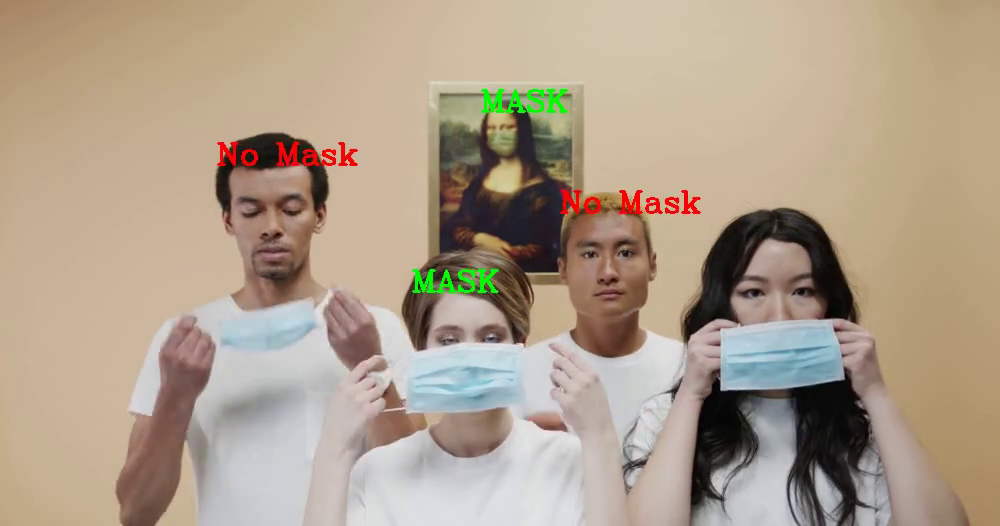
#> input picture frame 34 of example.mp4, 1000 x 526 px, given in place of AA.mp4, which was not available
$ jupyter execute --allow-errors mask_detection.ipynb   (text cells are left out)
#> lines starting #> are read from the running program, lines starting #| are printed output that depends on the picture; pictures that were not available may be replaced by others from this repository, and a replacement may not be noted
#> further down, img is the input picture: shape (526, 1000, 3); mean B, G, R 139.3, 158.5, 174.8
#> `img=cv2.flip(img,1)`:
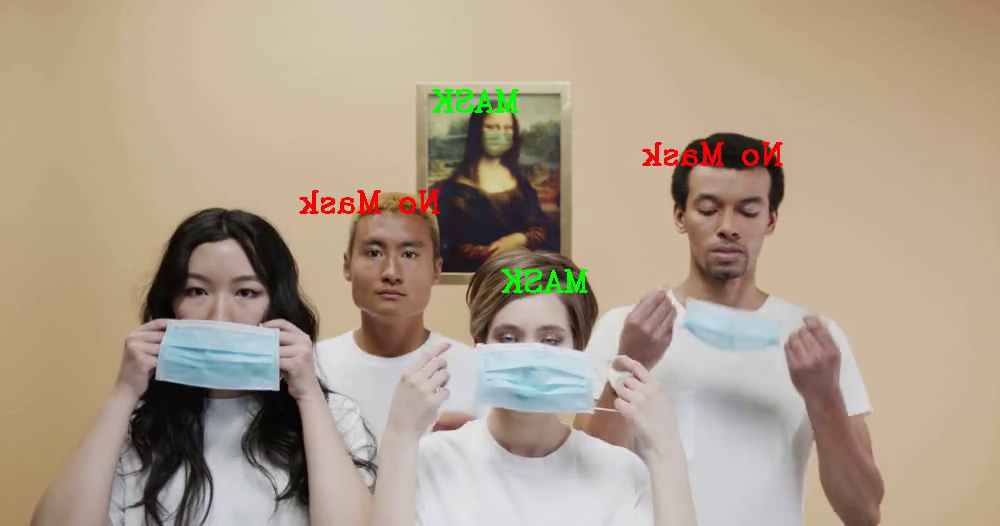
#> img: shape (526, 1000, 3); mean B, G, R 139.3, 158.5, 174.8
#> `gray=cv2.cvtColor(img,cv2.COLOR_BGR2GRAY)`:
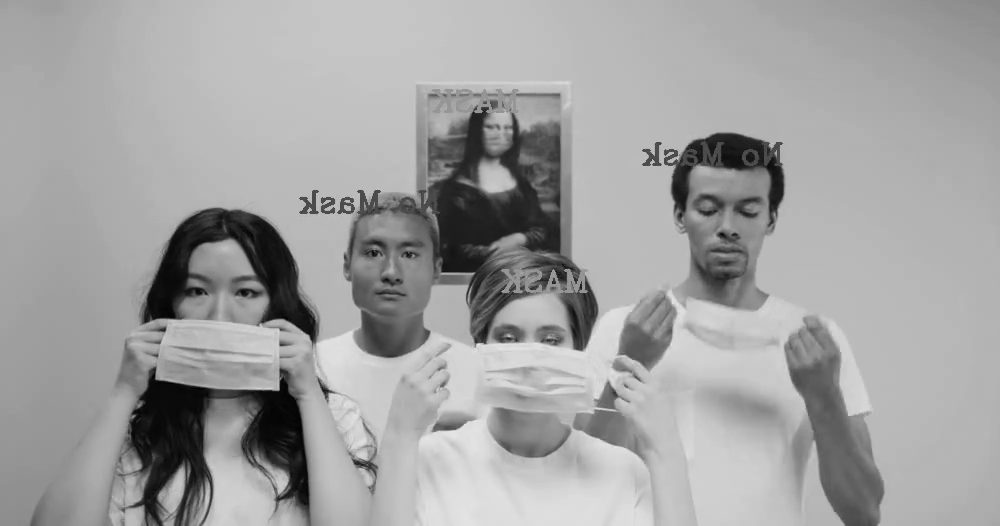
#> gray: shape (526, 1000); min 0, max 235, mean 161.1
#> `faces = face_cascade.detectMultiScale(gray,scaleFactor=1.2,minNeighbor..`: faces = [[478, 112, 41, 41], [670, 162, 117, 117], [337, 209, 107, 107], [471, 292, 121, 121]]
[cell 1]
import cv2
import matplotlib.pyplot as plt
import numpy as np
import imutils
import pickle
from sklearn.svm import SVC
from sklearn.metrics import accuracy_score
from sklearn.model_selection import train_test_split
from sklearn.linear_model import LogisticRegression
from sklearn.ensemble import RandomForestClassifier
from sklearn.metrics import classification_report,confusion_matrix
from joblib import dump,load

[cell 2]
face_cascade=cv2.CascadeClassifier(cv2.data.haarcascades + 'haarcascade_frontalface_default.xml')
eye_cascade=cv2.CascadeClassifier(cv2.data.haarcascades+'haarcascade_eye.xml')

#> (a cell that did not finish here is left out)

#> (a cell that did not finish here is left out)

[cell 5]
op=SVC()
#> (the rest of this cell did not finish here and is left out)

#> (a cell that did not finish here is left out)

[cell 7]
model=op
dump(op,'modell.joblib')
model_joblib=load('modell.joblib')

[cell 8]
with open('model_pickle','wb') as f:
    pickle.dump(op,f)
with open('model_pickle','rb') as f:
    model=pickle.load(f)

[cell 9]
lol=1
font=cv2.FONT_HERSHEY_COMPLEX
d={1:'MASK',0:'No Mask'}
output='example.avi'
fps=30
codec='MJPG'
fourcc=cv2.VideoWriter_fourcc(*codec)
writer=None
(h,w)=None,None
zeros=None

[cell 10]
#path=r"C:\Users\pytho\Videos\fucking_awesome.mp4"
path="C:/Users/pytho/Videos/AA.mp4"
#path=0
vs = cv2.VideoCapture(path)

#> (the rest of this cell did not finish here and is left out)

$ run again, starting later in the video
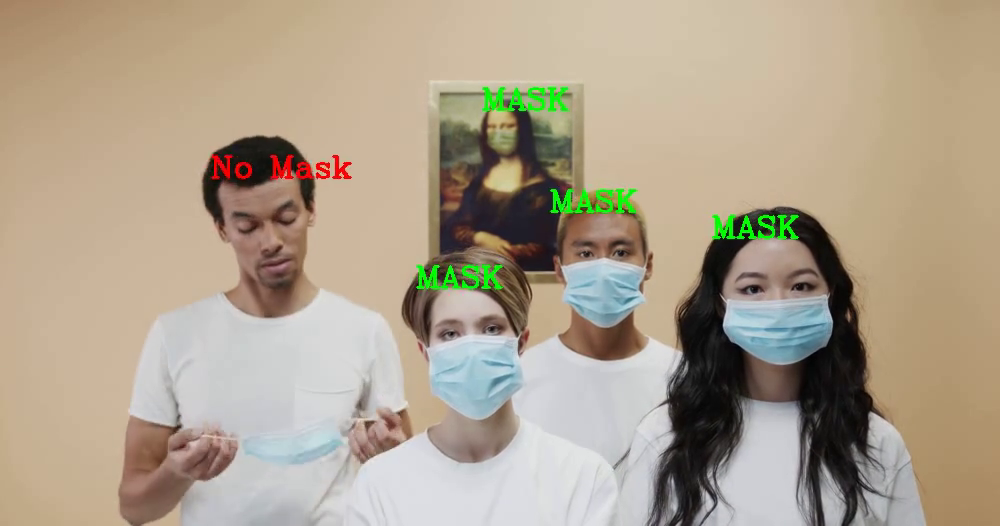
#> input picture frame 154 of example.mp4, 1000 x 526 px, given in place of AA.mp4, which was not available
#> img is the input picture: shape (526, 1000, 3); mean B, G, R 141.1, 160.9, 174
#> `gray=cv2.cvtColor(img,cv2.COLOR_BGR2GRAY)`:
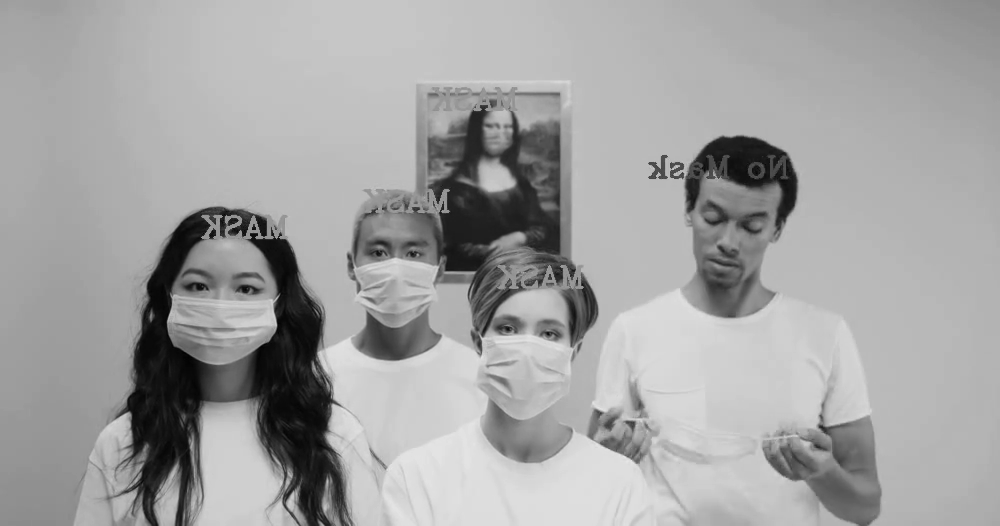
#> gray: shape (526, 1000); min 0, max 230, mean 162.5
#> faces = [[478, 111, 39, 39], [679, 182, 107, 107], [469, 285, 120, 120], [342, 212, 108, 108], [156, 236, 132, 132]]

$ run again, starting later in the video
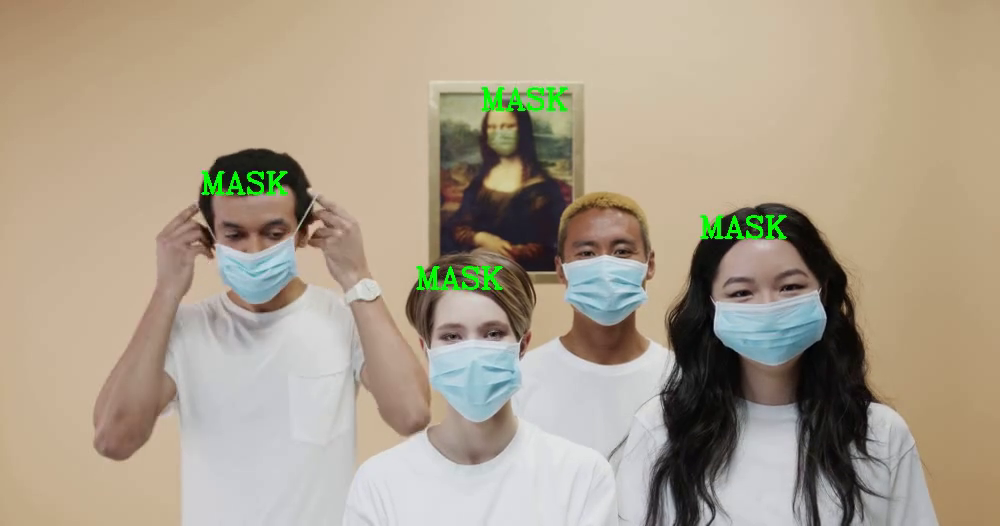
#> input picture frame 274 of example.mp4, 1000 x 526 px, given in place of AA.mp4, which was not available
#> img is the input picture: shape (526, 1000, 3); mean B, G, R 140.2, 159.7, 172.1
#> `gray=cv2.cvtColor(img,cv2.COLOR_BGR2GRAY)`:
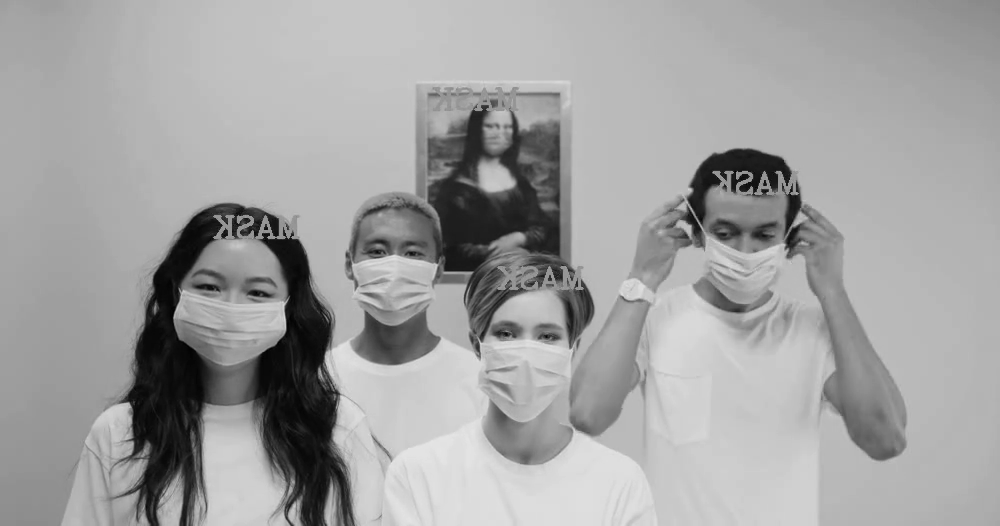
#> gray: shape (526, 1000); min 0, max 229, mean 161.1
#> faces = [[478, 111, 39, 39], [690, 192, 111, 111], [172, 241, 127, 127], [466, 289, 122, 122]]
